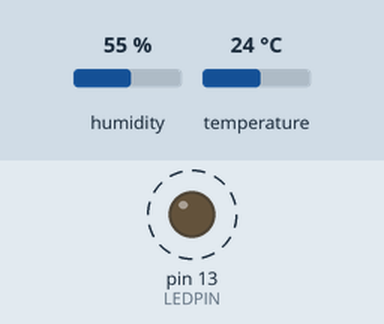
A sketch run on a simulated Arduino Uno, built with avr-gcc and run on an emulated ATmega328P. On the bench: output pins drawn as LEDs (lit = HIGH). Dashed ring = blinking. The test bench sets the inputs (shaded band); at power-on: humidity 55 %, temperature 24 °C. What the sketch prints to the serial monitor is not drawn.

Above: at 2.28 s.
Timing chart, 0 to 3.0 s (numbered marks = the images above):
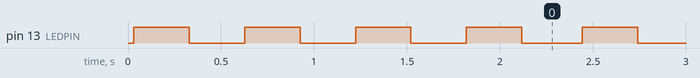

The sketch:

DHT11_TEST_1_V1.ino
```cpp
// DHT11 + LED blink by temperature/humidity
// LED on pin 13 (UNO onboard LED). Blink faster when hotter / more humid.

#include "DHT.h"

#define DHTPIN 2
#define DHTTYPE DHT11
#define LEDPIN 13

DHT dht(DHTPIN, DHTTYPE);

void setup() {
  pinMode(LEDPIN, OUTPUT);
  Serial.begin(9600);
  Serial.println(F("DHT11_TEST_1_V1 with LED"));
  dht.begin();
}

void loop() {
  float h = dht.readHumidity();
  float t = dht.readTemperature();

  if (isnan(h) || isnan(t)) {
    Serial.println(F("Failed to read from DHT sensor!"));
    // error: blink very fast
    blinkLed(80, 6);
    return;
  }

  Serial.print(F("Humidity: "));
  Serial.print(h);
  Serial.print(F("%  Temperature: "));
  Serial.print(t);
  Serial.println(F(" C"));

  // Blink interval (ms): hotter or more humid -> shorter delay -> faster blink
  // Base 600ms, minus temperature and humidity contribution, clamp to 100~800
  int interval = 600 - (int)(t * 8) - (int)(h * 2);
  if (interval < 100) interval = 100;
  if (interval > 800) interval = 800;

  Serial.print(F("LED blink interval(ms): "));
  Serial.println(interval);

  // Blink several times this round, then read sensor again
  blinkLed(interval, 4);
}

void blinkLed(int intervalMs, int times) {
  for (int i = 0; i < times; i++) {
    digitalWrite(LEDPIN, HIGH);
    delay(intervalMs);
    digitalWrite(LEDPIN, LOW);
    delay(intervalMs);
  }
}
```

Measured:
- by itself, pin 13 (LEDPIN): alternates HIGH for 0.30 s and LOW for 0.30 s
